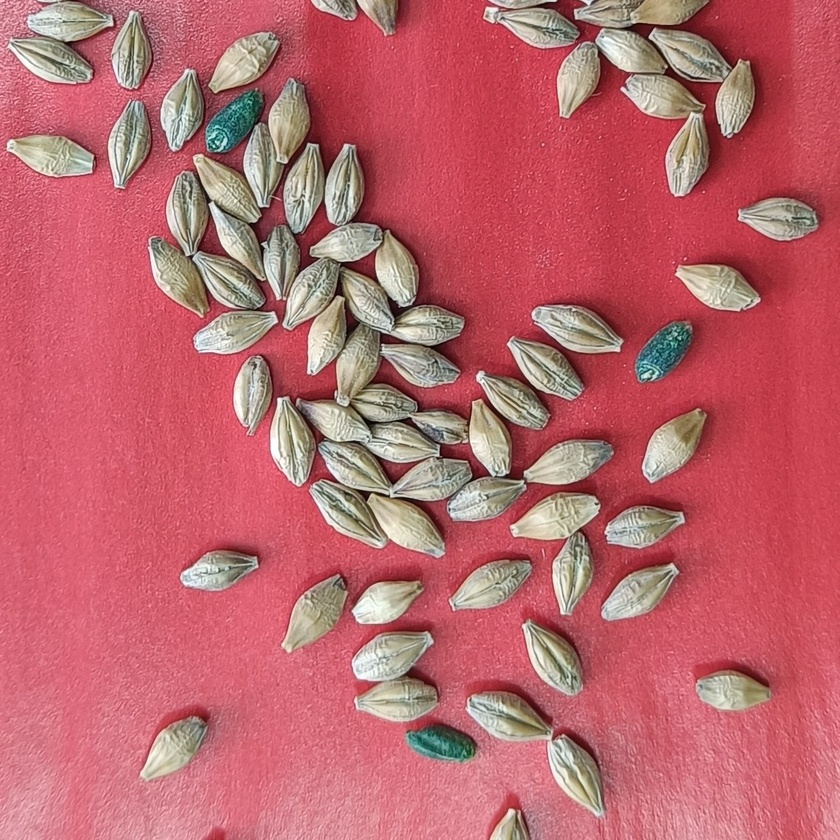
#> input picture Felzenszwalb-Huttenlocher metod/image_before/photo_1_2025-06-24_16-17-16.jpg, 840 x 840 px, shrunk from 1240 x 1240 before the run, found by its file name
$ python 'Geodesic MST.py'
#> lines starting #> are read from the running program, lines starting #| are printed output that depends on the picture
import cv2
import numpy as np
from skimage.segmentation import slic
from skimage.future import graph_cut
from skimage import color
import matplotlib.pyplot as plt
from scipy.sparse.csgraph import minimum_spanning_tree

#Подгрузка изображения
img = cv2.imread("Felzenszwalb-Huttenlocher metod\image_before\photo_1_2025-06-24_16-17-16.jpg")
#> img is the input picture: shape (840, 840, 3); mean B, G, R 108.9, 102.7, 188.7
img_rgb = cv2.cvtColor(img, cv2.COLOR_BGR2RGB)
img_lab = color.rgb2lab(img_rgb) #Конвертация в Lab
#> img_lab: shape (840, 840, 3) float64; mean of channels 0, 1, 2 54.3, 34.3, 14

#Построение суперпиксилей
superpixels = slic(img_rgb, n_segments=100, compactness=10)
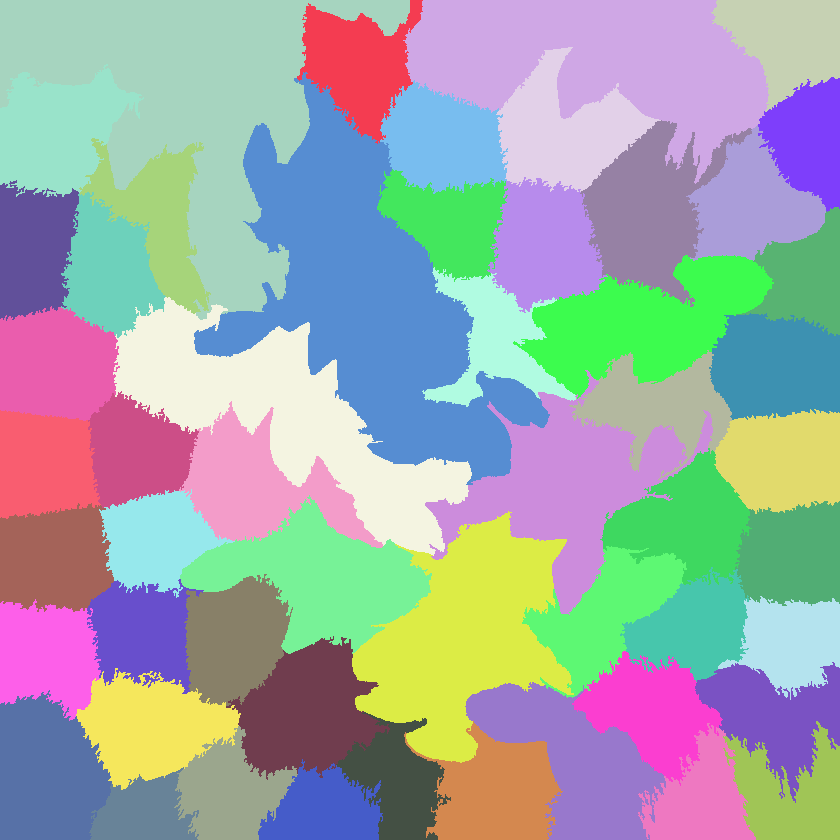
#> superpixels: shape (840, 840) int64; 53 distinct labels, from 1 to 53; one colour per label, 0 black

#Построение графа на основе суперпикселей
#> (the run stopped early here; a loop or call above may not have finished)

$ run again, with Felzenszwalb-Huttenlocher metod/image_before/photo_2_2025-06-24_16-17-16.jpg copied over Felzenszwalb-Huttenlocher metod/image_before/photo_1_2025-06-24_16-17-16.jpg
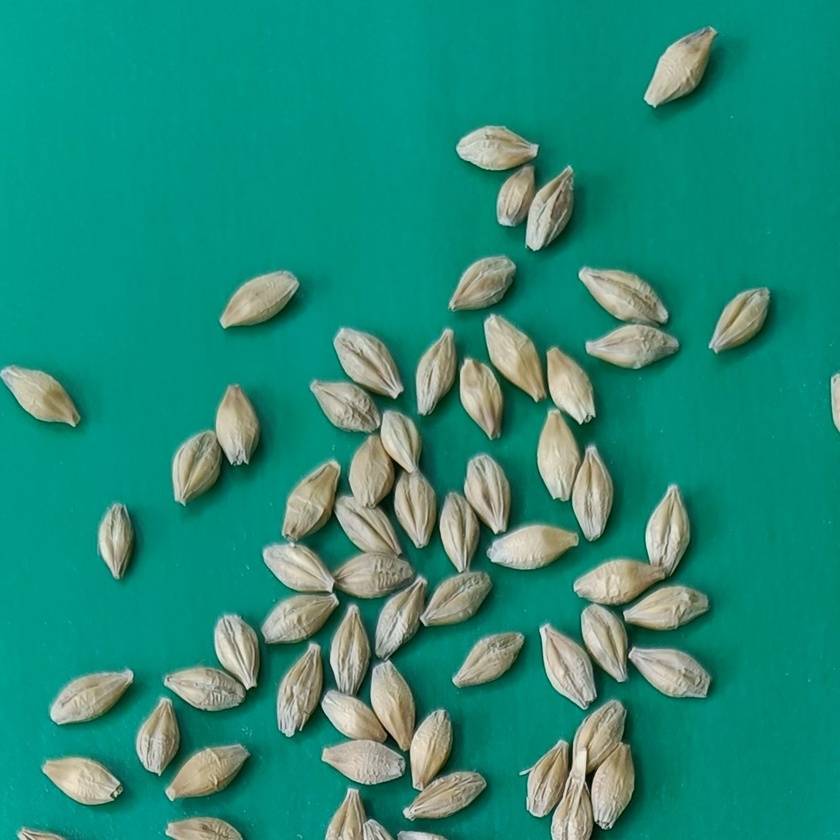
#> input picture Felzenszwalb-Huttenlocher metod/image_before/photo_2_2025-06-24_16-17-16.jpg, 840 x 840 px, shrunk from 1240 x 1240 before the run, found by its file name
#> img is the input picture: shape (840, 840, 3); mean B, G, R 121.5, 140.5, 36.3
#> img_lab: shape (840, 840, 3) float64; mean of channels 0, 1, 2 53.3, -28.6, 3.3
#> `superpixels = slic(img_rgb, n_segments=100, compactness=10)`:
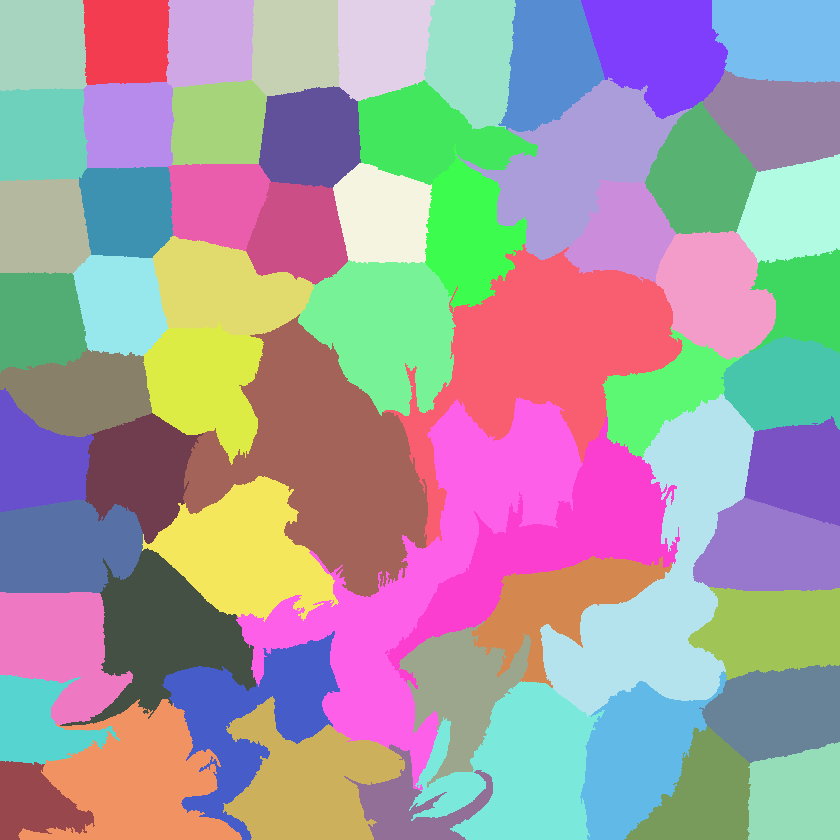
#> superpixels: shape (840, 840) int64; 62 distinct labels, from 1 to 62; one colour per label, 0 black

$ run again, with Felzenszwalb-Huttenlocher metod/image_before/photo_3_2025-06-24_16-17-16.jpg copied over Felzenszwalb-Huttenlocher metod/image_before/photo_1_2025-06-24_16-17-16.jpg
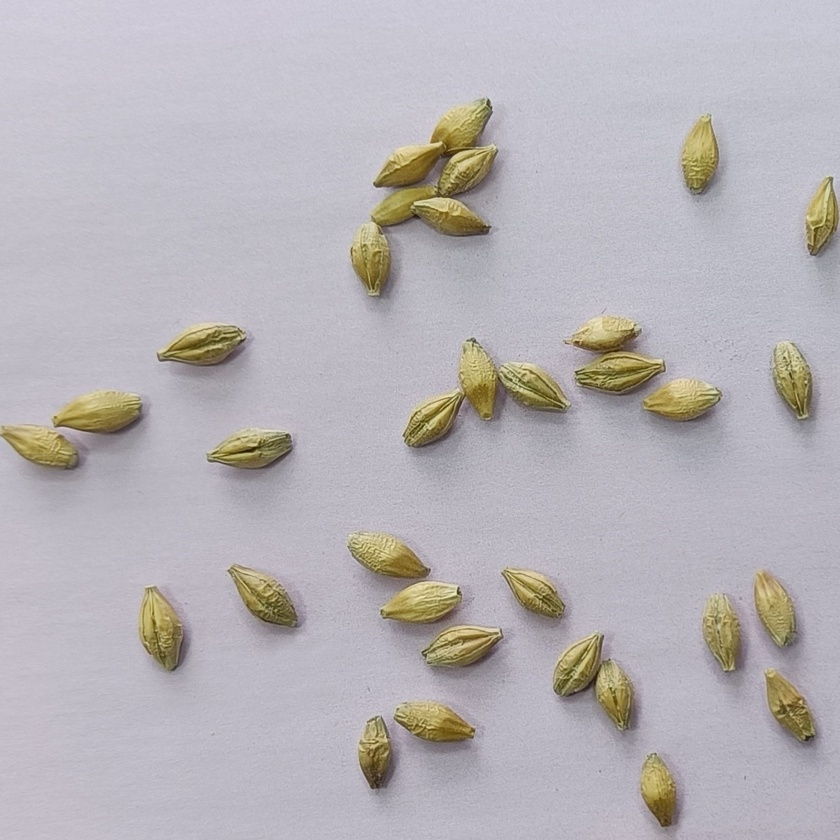
#> input picture Felzenszwalb-Huttenlocher metod/image_before/photo_3_2025-06-24_16-17-16.jpg, 840 x 840 px, shrunk from 1240 x 1240 before the run, found by its file name
#> img is the input picture: shape (840, 840, 3); mean B, G, R 182.7, 178.9, 183
#> img_lab: shape (840, 840, 3) float64; mean of channels 0, 1, 2 73.2, 2.5, -1.2
#> `superpixels = slic(img_rgb, n_segments=100, compactness=10)`:
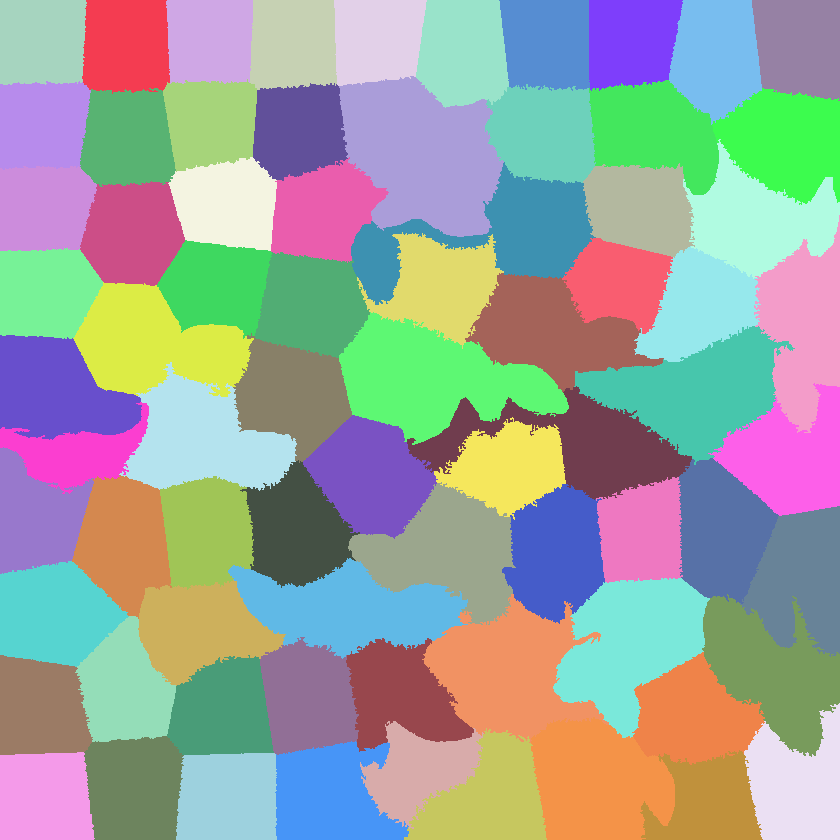
#> superpixels: shape (840, 840) int64; 74 distinct labels, from 1 to 74; one colour per label, 0 black

$ run again, with Felzenszwalb-Huttenlocher metod/image_before/photo_4_2025-06-24_16-17-16.jpg copied over Felzenszwalb-Huttenlocher metod/image_before/photo_1_2025-06-24_16-17-16.jpg
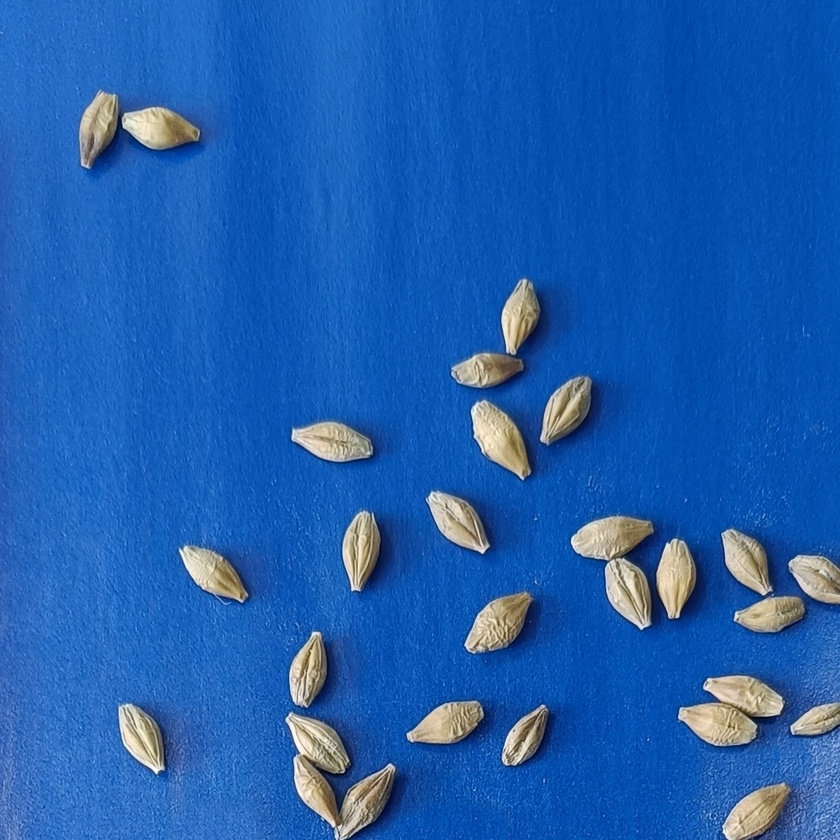
#> input picture Felzenszwalb-Huttenlocher metod/image_before/photo_4_2025-06-24_16-17-16.jpg, 840 x 840 px, shrunk from 1240 x 1240 before the run, found by its file name
#> img is the input picture: shape (840, 840, 3); mean B, G, R 174.9, 94.7, 31.6
#> img_lab: shape (840, 840, 3) float64; mean of channels 0, 1, 2 40.9, 13.5, -47.5
#> `superpixels = slic(img_rgb, n_segments=100, compactness=10)`:
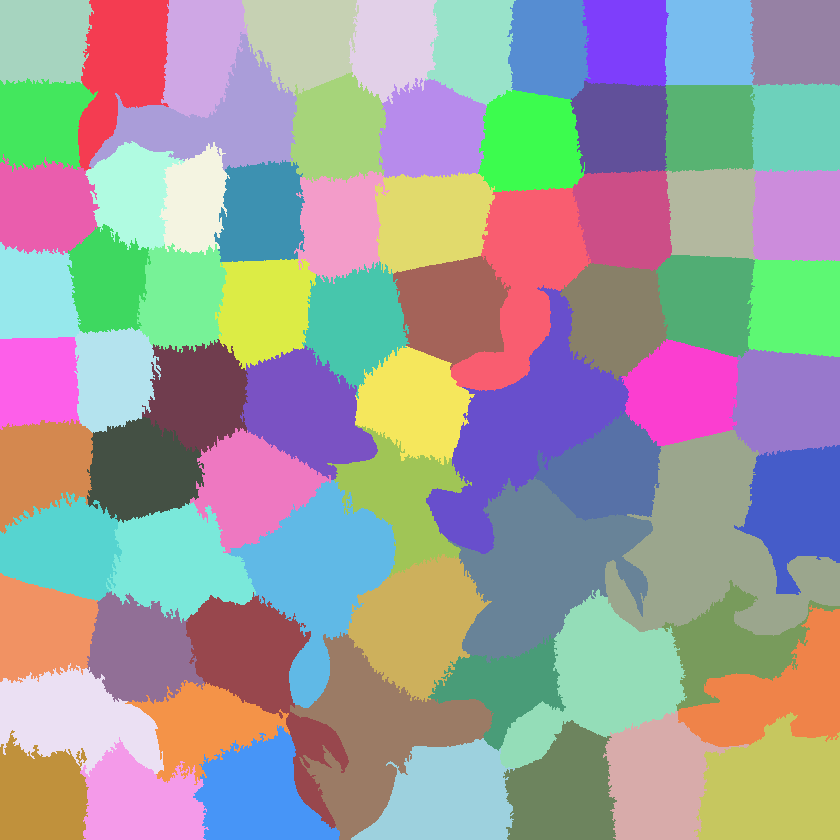
#> superpixels: shape (840, 840) int64; 74 distinct labels, from 1 to 74; one colour per label, 0 black
